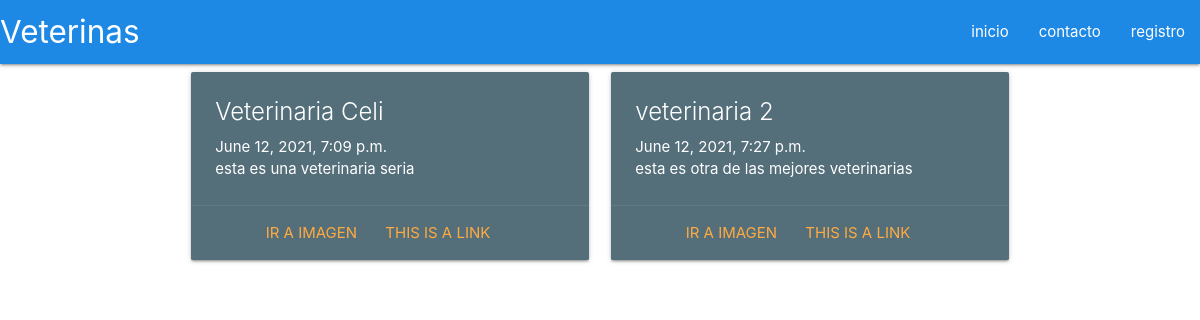
The page / on the database its author committed.
### main/models.py (models this page shows, shortened)
class Veterinaria(models.Model):
    veterinaria_nombre = models.CharField(max_length=200)
    veterinaria_direcion = models.CharField(max_length=200)
    veterinaria_descripcion = models.TextField()
    veterinaria_creacion = models.DateTimeField("fecha de Publicacion")

### main/views.py (the view)
# urls.py: path('',views.homepage, name='homepage'),
def homepage(request):
    return render(request,"main/inicio.html", {"veterinarias": Veterinaria.objects.all})

### main/templates/main/inicio.html (shortened to what this page needs)
<!DOCTYPE html>
<html lang="en">
<head>
    {% load static %}
    <link rel="stylesheet" href="https://cdnjs.cloudflare.com/ajax/libs/materialize/1.0.0/css/materialize.min.css">
    <nav>
        <div class="nav-wrapper blue darken-1">
          <a href="#" class="brand-logo">Veterinas</a>
          <ul id="nav-mobile" class="right hide-on-med-and-down">
            <li><a href="sass.html">inicio</a></li>
            <li><a href="badges.html">contacto</a></li>
            <li><a href="collapsible.html">registro</a></li>
          </ul>
        </div>
      </nav>
</head>
<body>
    <div class="container">
        <div class="row">
            {% for vet in veterinarias %}
            <div class="col s12 m6">
              <div class="card blue-grey darken-1">
                <div class="card-content white-text">
                  <span class="card-title">{{vet.veterinaria_nombre}}</span>
                  <p> {{vet.veterinaria_creacion}}</p>
                  <p> {{vet.veterinaria_descripcion}}</p>
                </div>
                <div class="card-action white-text center">
                  <a href="https://i.pinimg.com/originals/1a/59/25/1a592590ea818b1622b7d9e901b9d44c.jpg">ir a imagen </a>
                  <a href="#">This is a link</a>
                </div>
              </div>
            </div>
            {% endfor %}
          </div>
    </div>
</body>
</html>

### rows shown on the page
Veterinaria: veterinaria_nombre "Veterinaria Celi", veterinaria_creacion "June 12, 2021, 7:09 p.m.", veterinaria_descripcion "esta es una veterinaria seria"
Veterinaria: veterinaria_nombre "veterinaria 2", veterinaria_creacion "June 12, 2021, 7:27 p.m.", veterinaria_descripcion "esta es otra de las mejores veterinarias"
